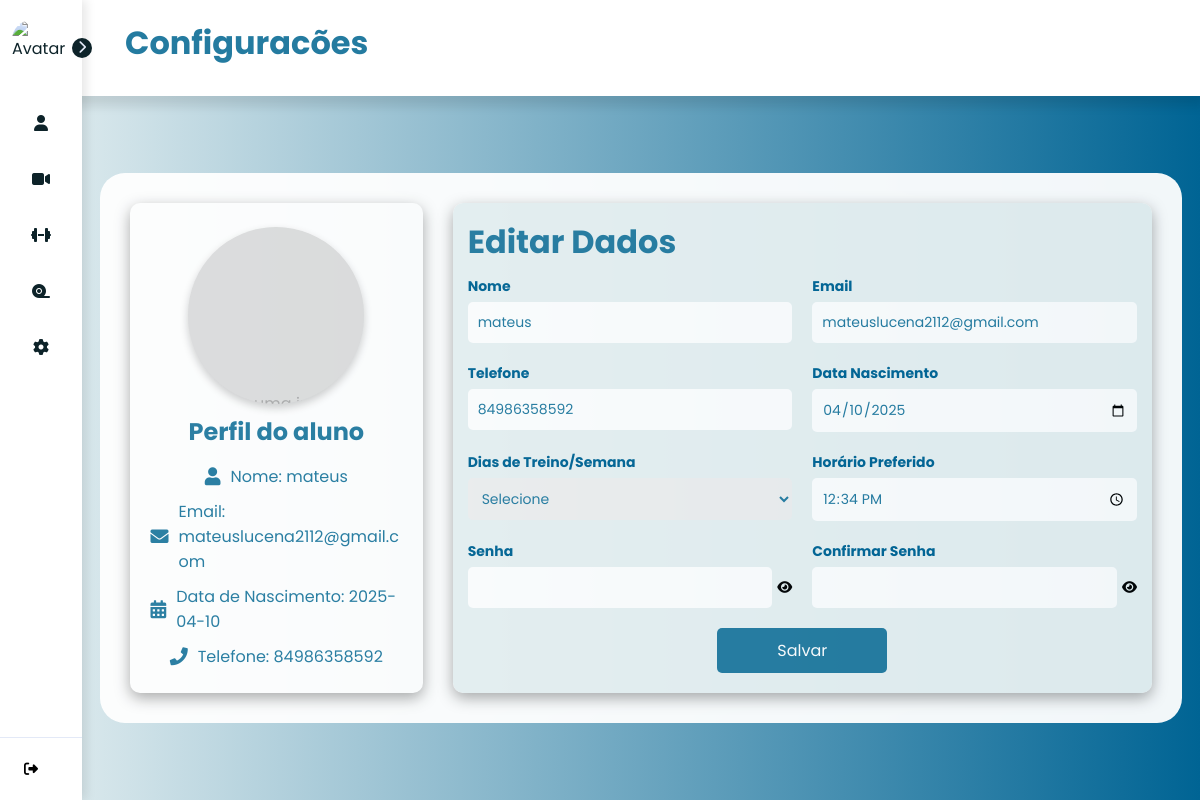
Screenshot of /configuracoes (signed in) with the database file from the repository.
### tables this page shows
CREATE TABLE users (
    use_id INTEGER PRIMARY KEY AUTOINCREMENT,
    use_nome TEXT NOT NULL,
    use_senha TEXT NOT NULL,
    use_email TEXT NOT NULL,
    use_telefone TEXT NOT NULL,
    use_data_nascimento DATE NOT NULL,
    use_genero TEXT NOT NULL,
    use_tipo_usuario TEXT NOT NULL,
    use_dias_treino INT,
    use_horario_treino TIME,
    use_dias_trabalho INT,
    use_horario_trabalho TIME,
    use_contador_dias INTEGER DEFAULT 0,
    use_contador_agua INTEGER DEFAULT 0,
    use_foto_perfil TEXT  -- Coluna para foto de perfil
);

### app.py (the view, shortened to what this page needs)
@app.route('/configuracoes', methods=['GET', 'POST'])
def configuracoes():
    userid = current_user.get_id()
    user = User.get(userid)
    um_user = User.one(userid)
    return render_template('configuracoes.html', user=um_user, user_info=user)

### app.py (called while the page is built)
@login_manager.user_loader
def load_user(user_id):
    return User.get(user_id)

### models/__init__.py (called while the page is built)
def obter_conexao():
    conn = sqlite3.connect(database)
    conn.row_factory = sqlite3.Row
    return conn

    def get_id(self):
        return self.id

    @classmethod
    def one(cls, id):
        conn = obter_conexao()
        cursor = conn.cursor()
        cursor.execute('SELECT * FROM users WHERE use_id = ?', (id,))
        consultar_user = cursor.fetchone()
        conn.close()
        return consultar_user

### templates/configuracoes.html (shortened to what this page needs)
{% extends "base.html" %}
{% block titlePage %} Configuracões {% endblock %}
{% block content %}
<div class="profile-page">
    <div class="profile-container1">
        <label class="picture" for="picture__input" tabIndex="0">
            <span class="picture__image">Escolha uma imagem</span>
        </label>
        <h2>Perfil do {{ user_info.tipo_usuario}}</h2>
        <div class="profile-info1">
            <div class="info-item">
                <i class="fas fa-user"></i>
                <p>Nome: {{ user_info.nome }}</p>
            </div>
            <div class="info-item">
                <i class="fas fa-envelope"></i>
                <p>Email: {{ user_info.email }}</p>
            </div>
            <div class="info-item">
                <i class="fas fa-calendar-alt"></i>
                <p>Data de Nascimento: {{ user_info.data_nascimento }} </p>
            </div>
            <div class="info-item">
                <i class="fas fa-phone"></i>
                <p>Telefone: {{ user_info.telefone }}</p>
            </div>
        </div>
    </div>
    <div class="profile-container2">
        <div class="form">
            <h1>Editar Dados</h1>
            <form method="POST" action="/configuracoes">
                <div class="input-group">
                    <div class="input-box">
                        <label for="nome_edit">Nome</label>
                        <input id="nome_edit" type="text" name="nome_edit" placeholder="Insira seu nome" value="{{user.use_nome}}" required>
                    </div>
                    <div class="input-box">
                        <label for="email_edit">Email</label>
                        <input id="email_edit" type="text" name="email_edit" placeholder="Insira seu email" value="{{user.use_email}}" required>
                    </div>
                    <div class="input-box">
                        <label for="telefone_edit">Telefone</label>
                        <input id="telefone_edit" type="text" name="telefone_edit" placeholder="Insira seu Telefone" value="{{user.use_telefone}}" required>
                    </div>
                    <div class="input-box">
                        <label for="data_nascimento_edit">Data Nascimento</label>
                        <input name='data_nascimento_edit' type="date" id="data_nascimento_edit" value="{{user.use_data_nascimento}}" Placeholder="Data de nascimento" required>
                    </div>
                    <div class="input-box">
                        <label for="dias_treino_edit">Dias de Treino/Semana</label>
                        <select name='dias_treino_edit' id="dias_treino_edit" required>
                            <option value="none" disabled selected>Selecione</option>
                        </select>
                    </div>
                    <div class="input-box">
                        <label for="horario_treino_edit">Horário Preferido</label>
                        <input name='horario_treino_edit' type="time" id="horario_treino_edit" value="{{user.use_horario_treino}}" required>
                    </div>
                    <div class="input-box password-container">
                        <label for="senha_edit">Senha</label>
                        <div style="display: flex; align-items: center; width: 100%;">
                            <input name="senha_edit" type="password" id="senha_edit" minlength="6" required style="flex: 1;">
                            <button type="button" onclick="togglePasswordVisibility('senha_edit')" style="margin-left: 5px; border:none; background:transparent;"><i class="fa-solid fa-eye"></i></button>
                        </div>
                    </div>
                    <div class="input-box password-container">
                        <label for="confirmarSenha_edit">Confirmar Senha</label>
                        <div style="display: flex; align-items: center; width: 100%;">
                            <input name='confirmasenha_edit' type="password" id="confirmarSenha_edit" required style="flex: 1;">
                            <button type="button" onclick="togglePasswordVisibility('confirmarSenha_edit')" style="margin-left: 5px; border:none; background:transparent;"><i class="fa-solid fa-eye"></i></button>
                        </div>
                    </div>
                </div>
                <div class="continue-button">
                    <button><a href="#">Salvar</a></button>
                </div>
            </form>
        </div>
    </div>
</div>
{% endblock %}

### templates/base.html (shortened to what this page needs)
<!DOCTYPE html>
<html lang="pt-br">
<head>
    <link rel="stylesheet" href="https://cdnjs.cloudflare.com/ajax/libs/font-awesome/6.5.1/css/all.min.css"
 />
    <link href="https://cdnjs.cloudflare.com/ajax/libs/font-awesome/5.15.4/css/all.min.css" rel="stylesheet">
</head>
<body>
    <nav id="sidebar">
        <div id="sidebar_content">
            <div id="logo_avatar">
                <img src="{{ url_for('static', filename='images/') }}" id="logo_avatar_avatar" alt="Avatar">
            </div>
            <ul id="side_items">
                <li class="side-item {% if request.endpoint == 'profile' %}active{% endif %}">
                    <a href="{{ url_for('profile') }}">
                        <i class="fa-solid fa-user"></i>
                    </a>
                </li>
                <li class="side-item {% if request.endpoint == 'index' %}active{% endif %}">
                    <a href="{{ url_for('exercise_page') }}">
                        <i class="fa-solid fa-video"></i>
                    </a>
                </li>
                <li class="side-item {% if request.endpoint == 'index' %}active{% endif %}">
                    <a href="{{ url_for('profile') }}">
                        <i class="fa-solid fa-dumbbell"></i>
                    </a>
                </li>
                <li class="side-item {% if request.endpoint == 'index' %}active{% endif %}">
                    <a href="{{ url_for('medidas') }}">
                        <i class="fa-sharp fa-solid fa-tape"></i>
                    </a>
                </li>
                <li class="side-item {% if request.endpoint == 'index' %}active{% endif %}">
                    <a href="{{ url_for('configuracoes') }}">
                        <i class="fa-solid fa-gear"></i>
                    </a>
                </li>
            <button id="open_btn">
                <i id="open_btn_icon" class="fa-solid fa-chevron-right"></i>
            </button>
        </div>
        <div id="logout">
            <form action="{{url_for('logout')}}" method="POST">
                <button id="logout_btn" type="submit">
                    <i class="fa-solid fa-right-from-bracket"></i>
                </button>
            </form>
        </div>
    </nav>
    <header>
        <h1>{% block titlePage %} {% endblock %}</h1>
    </header>
    <main class="fade-in">
        {% block content %}{% endblock %}
    </main>
</body>
</html>

### templates/configuracoes.html (style rules this page uses)
:root { --techfit-100: #ffff; --techfit-200: #247ba0; --techfit-300: #247ba0; --techfit-400: #006494; --techfit-500: #e8f1f2; }
* { font-family: "Didact Gothic", sans-serif; margin: 0; padding: 0; box-sizing: border-box; }
body { display: flex; align-items: center; justify-content: center; width: 100%; height: 100vh; }
.profile-page { display: flex; width: 100%; height: 100%; }
.profile-container1 { display: flex; flex-direction: column; align-items: center; justify-content: center; margin: 0 auto; width: 40%; margin-right: 30px; padding: 2%; background-color:var(--techfit--100); border-radius: 10px; box-shadow: 0 5px 15px rgba(0, 0, 0, 0.35); gap: 10px; }
.profile-container1 h2 { text-align: center; margin-bottom: 5px; color: var(--techfit-200); }
.picture { width: 70%; height: 0; padding-top: 70%; background: #ddd; display: flex; align-items: center; justify-content: center; color: #aaa; cursor: pointer; transition: color 300ms ease-in-out, background 300ms ease-in-out; outline: none; overflow: hidden; border-radius: 50%; position: relative; box-shadow: 0 4px 8px rgba(0, 0, 0, 0.2); }
.profile-info1 { display: flex; flex-direction: column; align-items: center; justify-content: center; gap: 10px; width: 100%; }
.profile-info1 .info-item { display: flex; align-items: center; gap: 10px; font-size: 16px; color: var(--techfit-200); }
.profile-info1 .info-item p { word-wrap: break-word; word-break: break-word; overflow-wrap: break-word; }
.profile-info1 .info-item i { font-size: 18px; }
.profile-container2 h1 { color: var(--techfit-200); }
.profile-container2 { display: flex; flex-direction: column; background-color: #f9f9f9; width: 100%; max-width: 100%; box-shadow: 0 5px 15px rgba(0, 0, 0, 0.35); border-radius: 10px; padding: 0; gap: 10px; box-sizing: border-box; overflow: hidden; }
h1 { text-align: left; color: var(--techfit-200); margin-bottom: 10px; }
.form { display: flex; width: 100%; padding: 15px; justify-self: center; background-color: var(--techfit-500); flex-direction: column; border-radius: 10px; }
.input-group { display: flex; flex-wrap: wrap; gap: 20px; }
.input-box { flex: 1 1 calc(50% - 20px); display: flex; flex-direction: column; }
.input-box label { font-size: 14px; color:var(--techfit-400); margin-bottom: 5px; font-weight: bold; }
.input-box input, select { padding: 10px; border: none; border-radius: 5px; font-size: 14px; width: 100%; box-sizing: border-box; color: var(--techfit-200); }
.continue-button { text-align: center; margin-top: 20px; }
.continue-button button { padding: 10px 20px; background-color: var(--techfit-300); color: white; border: none; border-radius: 5px; font-size: 16px; cursor: pointer; transition: background-color 0.3s ease; width: 170px; margin-bottom: 5px; }
.continue-button button a { color: white; text-decoration: none; }

### rows the page displays
users: tipo_usuario "aluno", nome "mateus", email "mateuslucena2112@gmail.com", data_nascimento "2025-04-10", telefone "84986358592", nome_edit "mateus", email_edit "mateuslucena2112@gmail.com", telefone_edit "84986358592", data_nascimento_edit "04/10/2025", horario_treino_edit "12:34"
